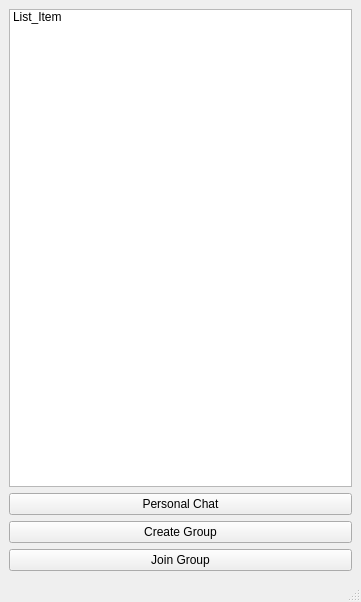
<?xml version="1.0" encoding="UTF-8"?>
<ui version="4.0">
 <class>ChatList</class>
 <widget class="QMainWindow" name="ChatList">
  <property name="geometry">
   <rect>
    <x>0</x>
    <y>0</y>
    <width>361</width>
    <height>602</height>
   </rect>
  </property>
  <property name="windowTitle">
   <string>MainWindow</string>
  </property>
  <widget class="QWidget" name="centralwidget">
   <layout class="QVBoxLayout" name="verticalLayout">
    <item>
     <widget class="QListWidget" name="chat_list">
      <item>
       <property name="text">
        <string>List_Item</string>
       </property>
      </item>
     </widget>
    </item>
    <item>
     <widget class="QPushButton" name="personal_chat">
      <property name="text">
       <string>Personal Chat</string>
      </property>
     </widget>
    </item>
    <item>
     <widget class="QPushButton" name="create_group">
      <property name="text">
       <string>Create Group</string>
      </property>
     </widget>
    </item>
    <item>
     <widget class="QPushButton" name="join_group">
      <property name="text">
       <string>Join Group</string>
      </property>
     </widget>
    </item>
   </layout>
  </widget>
  <widget class="QStatusBar" name="statusbar"/>
 </widget>
 <resources/>
 <connections/>
</ui>
